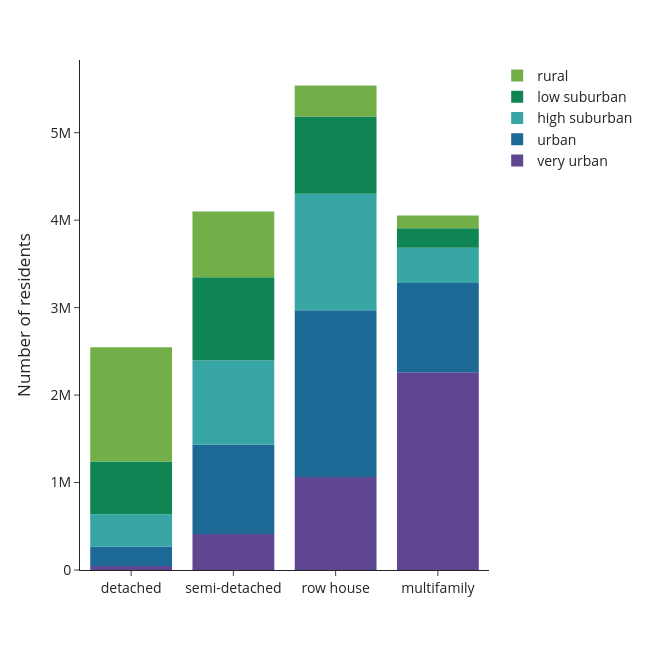

Notebook code cell kept with this figure:
### Code cell
df = use['n_hhdmem'+year].groupby(level=[1,3], sort=False).sum().reset_index()
    fig = px.bar(df, y='n_hhdmem'+year, x='typology_lab',color='density_lab', 
                 #text=df['percentage'].apply(lambda x: '{0:.1%}'.format(x)), 
                 labels={'n_hhdmem'+year:'Number of residents',
                         'typology_lab':'',
                         'density_lab':''}, 
                 template='simple_white', 
             color_discrete_sequence=px.colors.qualitative.Prism) 
    #fig.update_traces(textposition='inside')
    fig.update_layout(width=650, height=650, 
                      #xaxis_tickformat = '.0%',
                      font=dict(size=14),
                      legend=dict(
        traceorder='reversed',
        #orientation="h",
        #entrywidth=70,
        #yanchor="bottom",
        #y=1.02,
        #xanchor="left",
        #x=-0.25
    ))
    fig.update_traces(marker_line_width=0)
    fig.write_image('visualisations/'+class_name_short+'/stackedbars_cap_per_type_urb'+year+'.png', scale=3)
    fig.show()

### Figure 1 — Plotly figure (JSON) as saved in the notebook; plotly's stock layout.template omitted (floating-point values rounded to 4 significant figures)
{"data": [{"alignmentgroup": "True", "hovertemplate": "=%{x}<br>Number of residents=%{y}<extra></extra>", "legendgroup": "very urban", "marker": {"color": "rgb(95, 70, 144)", "line": {"width": 0}, "pattern": {"shape": ""}}, "name": "very urban", "offsetgroup": "very urban", "orientation": "v", "showlegend": true, "textposition": "auto", "type": "bar", "x": ["detached", "semi-detached", "row house", "multifamily"], "xaxis": "x", "y": [44345, 411890, 1062415, 2260775], "yaxis": "y"}, {"alignmentgroup": "True", "hovertemplate": "=%{x}<br>Number of residents=%{y}<extra></extra>", "legendgroup": "urban", "marker": {"color": "rgb(29, 105, 150)", "line": {"width": 0}, "pattern": {"shape": ""}}, "name": "urban", "offsetgroup": "urban", "orientation": "v", "showlegend": true, "textposition": "auto", "type": "bar", "x": ["detached", "semi-detached", "row house", "multifamily"], "xaxis": "x", "y": [224295, 1023225, 1908060, 1021385], "yaxis": "y"}, {"alignmentgroup": "True", "hovertemplate": "=%{x}<br>Number of residents=%{y}<extra></extra>", "legendgroup": "high suburban", "marker": {"color": "rgb(56, 166, 165)", "line": {"width": 0}, "pattern": {"shape": ""}}, "name": "high suburban", "offsetgroup": "high suburban", "orientation": "v", "showlegend": true, "textposition": "auto", "type": "bar", "x": ["detached", "semi-detached", "row house", "multifamily"], "xaxis": "x", "y": [368380, 963910, 1332050, 402930], "yaxis": "y"}, {"alignmentgroup": "True", "hovertemplate": "=%{x}<br>Number of residents=%{y}<extra></extra>", "legendgroup": "low suburban", "marker": {"color": "rgb(15, 133, 84)", "line": {"width": 0}, "pattern": {"shape": ""}}, "name": "low suburban", "offsetgroup": "low suburban", "orientation": "v", "showlegend": true, "textposition": "auto", "type": "bar", "x": ["detached", "semi-detached", "row house", "multifamily"], "xaxis": "x", "y": [603145, 947310, 883000, 221950], "yaxis": "y"}, {"alignmentgroup": "True", "hovertemplate": "=%{x}<br>Number of residents=%{y}<extra></extra>", "legendgroup": "rural", "marker": {"color": "rgb(115, 175, 72)", "line": {"width": 0}, "pattern": {"shape": ""}}, "name": "rural", "offsetgroup": "rural", "orientation": "v", "showlegend": true, "textposition": "auto", "type": "bar", "x": ["detached", "semi-detached", "row house", "multifamily"], "xaxis": "x", "y": [1307940, 752835, 354125, 145890], "yaxis": "y"}], "layout": {"barmode": "relative", "font": {"size": 14}, "height": 650, "legend": {"title": {"text": ""}, "tracegroupgap": 0, "traceorder": "reversed"}, "margin": {"t": 60}, "width": 650, "xaxis": {"anchor": "y", "domain": [0, 1], "title": {"text": ""}}, "yaxis": {"anchor": "x", "domain": [0, 1], "title": {"text": "Number of residents"}}}}
